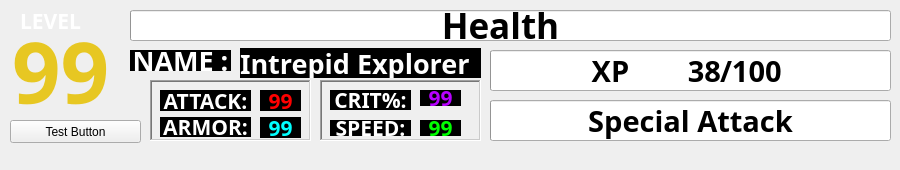
<?xml version="1.0" encoding="UTF-8"?>
<ui version="4.0">
 <class>StatChild</class>
 <widget class="QMdiSubWindow" name="StatChild">
  <property name="geometry">
   <rect>
    <x>0</x>
    <y>0</y>
    <width>900</width>
    <height>170</height>
   </rect>
  </property>
  <property name="sizePolicy">
   <sizepolicy hsizetype="Preferred" vsizetype="Preferred">
    <horstretch>0</horstretch>
    <verstretch>0</verstretch>
   </sizepolicy>
  </property>
  <property name="minimumSize">
   <size>
    <width>900</width>
    <height>170</height>
   </size>
  </property>
  <property name="maximumSize">
   <size>
    <width>900</width>
    <height>170</height>
   </size>
  </property>
  <property name="focusPolicy">
   <enum>Qt::ClickFocus</enum>
  </property>
  <property name="windowTitle">
   <string/>
  </property>
  <property name="autoFillBackground">
   <bool>false</bool>
  </property>
  <property name="animated" stdset="0">
   <bool>false</bool>
  </property>
  <property name="documentMode" stdset="0">
   <bool>false</bool>
  </property>
  <property name="unifiedTitleAndToolBarOnMac" stdset="0">
   <bool>false</bool>
  </property>
  <widget class="QWidget" name="centralWidget" native="true">
   <property name="geometry">
    <rect>
     <x>0</x>
     <y>0</y>
     <width>900</width>
     <height>150</height>
    </rect>
   </property>
   <property name="sizePolicy">
    <sizepolicy hsizetype="Fixed" vsizetype="Fixed">
     <horstretch>0</horstretch>
     <verstretch>0</verstretch>
    </sizepolicy>
   </property>
   <widget class="QLabel" name="xpLabel">
    <property name="geometry">
     <rect>
      <x>570</x>
      <y>50</y>
      <width>81</width>
      <height>41</height>
     </rect>
    </property>
    <property name="font">
     <font>
      <family>Adobe Arabic</family>
      <pointsize>22</pointsize>
      <weight>75</weight>
      <bold>true</bold>
     </font>
    </property>
    <property name="text">
     <string>XP</string>
    </property>
    <property name="alignment">
     <set>Qt::AlignCenter</set>
    </property>
   </widget>
   <widget class="QProgressBar" name="healthBar">
    <property name="geometry">
     <rect>
      <x>130</x>
      <y>10</y>
      <width>761</width>
      <height>31</height>
     </rect>
    </property>
    <property name="sizePolicy">
     <sizepolicy hsizetype="Fixed" vsizetype="Fixed">
      <horstretch>0</horstretch>
      <verstretch>0</verstretch>
     </sizepolicy>
    </property>
    <property name="value">
     <number>0</number>
    </property>
    <property name="textVisible">
     <bool>false</bool>
    </property>
   </widget>
   <widget class="QFrame" name="attackArmorFrame">
    <property name="geometry">
     <rect>
      <x>150</x>
      <y>80</y>
      <width>161</width>
      <height>61</height>
     </rect>
    </property>
    <property name="styleSheet">
     <string notr="true"/>
    </property>
    <property name="frameShape">
     <enum>QFrame::WinPanel</enum>
    </property>
    <property name="frameShadow">
     <enum>QFrame::Sunken</enum>
    </property>
    <property name="lineWidth">
     <number>0</number>
    </property>
    <property name="midLineWidth">
     <number>0</number>
    </property>
    <widget class="QLabel" name="attackLabel">
     <property name="geometry">
      <rect>
       <x>10</x>
       <y>10</y>
       <width>91</width>
       <height>21</height>
      </rect>
     </property>
     <property name="font">
      <font>
       <family>Adobe Arabic</family>
       <pointsize>16</pointsize>
       <weight>75</weight>
       <bold>true</bold>
      </font>
     </property>
     <property name="styleSheet">
      <string notr="true">background-color: rgb(0, 0, 0);
color: rgb(255, 255, 255);</string>
     </property>
     <property name="text">
      <string>ATTACK:</string>
     </property>
     <property name="alignment">
      <set>Qt::AlignCenter</set>
     </property>
    </widget>
    <widget class="QLabel" name="armorLabel">
     <property name="geometry">
      <rect>
       <x>10</x>
       <y>37</y>
       <width>91</width>
       <height>20</height>
      </rect>
     </property>
     <property name="font">
      <font>
       <family>Adobe Arabic</family>
       <pointsize>16</pointsize>
       <weight>75</weight>
       <bold>true</bold>
      </font>
     </property>
     <property name="styleSheet">
      <string notr="true">background-color: rgb(0, 0, 0);
color: rgb(255, 255, 255);</string>
     </property>
     <property name="text">
      <string>ARMOR:</string>
     </property>
     <property name="alignment">
      <set>Qt::AlignCenter</set>
     </property>
    </widget>
    <widget class="QLabel" name="attackNumber">
     <property name="geometry">
      <rect>
       <x>110</x>
       <y>10</y>
       <width>41</width>
       <height>21</height>
      </rect>
     </property>
     <property name="font">
      <font>
       <family>Adobe Arabic</family>
       <pointsize>16</pointsize>
       <weight>75</weight>
       <bold>true</bold>
      </font>
     </property>
     <property name="styleSheet">
      <string notr="true">background-color: rgb(0, 0, 0);
color: rgb(255, 0, 0);</string>
     </property>
     <property name="text">
      <string>99</string>
     </property>
     <property name="alignment">
      <set>Qt::AlignCenter</set>
     </property>
    </widget>
    <widget class="QLabel" name="armorNumber">
     <property name="geometry">
      <rect>
       <x>110</x>
       <y>37</y>
       <width>41</width>
       <height>21</height>
      </rect>
     </property>
     <property name="font">
      <font>
       <family>Adobe Arabic</family>
       <pointsize>16</pointsize>
       <weight>75</weight>
       <bold>true</bold>
      </font>
     </property>
     <property name="styleSheet">
      <string notr="true">background-color: rgb(0, 0, 0);
color: rgb(0, 255, 255);</string>
     </property>
     <property name="text">
      <string>99</string>
     </property>
     <property name="alignment">
      <set>Qt::AlignCenter</set>
     </property>
    </widget>
   </widget>
   <widget class="QLabel" name="charName">
    <property name="geometry">
     <rect>
      <x>240</x>
      <y>48</y>
      <width>241</width>
      <height>30</height>
     </rect>
    </property>
    <property name="font">
     <font>
      <family>Adobe Arabic</family>
      <pointsize>20</pointsize>
      <weight>75</weight>
      <bold>true</bold>
     </font>
    </property>
    <property name="styleSheet">
     <string notr="true">background-color: rgb(0, 0, 0);
color: rgb(255, 255, 255);</string>
    </property>
    <property name="text">
     <string>Intrepid Explorer</string>
    </property>
    <property name="alignment">
     <set>Qt::AlignLeading|Qt::AlignLeft|Qt::AlignVCenter</set>
    </property>
   </widget>
   <widget class="QLabel" name="xpNextLvlNumber">
    <property name="geometry">
     <rect>
      <x>720</x>
      <y>50</y>
      <width>91</width>
      <height>41</height>
     </rect>
    </property>
    <property name="font">
     <font>
      <family>Adobe Arabic</family>
      <pointsize>22</pointsize>
      <weight>75</weight>
      <bold>true</bold>
     </font>
    </property>
    <property name="text">
     <string>/100</string>
    </property>
    <property name="alignment">
     <set>Qt::AlignLeading|Qt::AlignLeft|Qt::AlignVCenter</set>
    </property>
   </widget>
   <widget class="QFrame" name="critSpeedFrame">
    <property name="geometry">
     <rect>
      <x>320</x>
      <y>80</y>
      <width>161</width>
      <height>61</height>
     </rect>
    </property>
    <property name="styleSheet">
     <string notr="true"/>
    </property>
    <property name="frameShape">
     <enum>QFrame::WinPanel</enum>
    </property>
    <property name="frameShadow">
     <enum>QFrame::Sunken</enum>
    </property>
    <property name="lineWidth">
     <number>0</number>
    </property>
    <property name="midLineWidth">
     <number>0</number>
    </property>
    <widget class="QLabel" name="critLabel">
     <property name="geometry">
      <rect>
       <x>10</x>
       <y>10</y>
       <width>81</width>
       <height>20</height>
      </rect>
     </property>
     <property name="font">
      <font>
       <family>Adobe Arabic</family>
       <pointsize>16</pointsize>
       <weight>75</weight>
       <bold>true</bold>
      </font>
     </property>
     <property name="styleSheet">
      <string notr="true">background-color: rgb(0, 0, 0);
color: rgb(255, 255, 255);</string>
     </property>
     <property name="text">
      <string>CRIT%:</string>
     </property>
     <property name="alignment">
      <set>Qt::AlignCenter</set>
     </property>
    </widget>
    <widget class="QLabel" name="speedLabel">
     <property name="geometry">
      <rect>
       <x>10</x>
       <y>40</y>
       <width>81</width>
       <height>16</height>
      </rect>
     </property>
     <property name="font">
      <font>
       <family>Adobe Arabic</family>
       <pointsize>16</pointsize>
       <weight>75</weight>
       <bold>true</bold>
      </font>
     </property>
     <property name="styleSheet">
      <string notr="true">background-color: rgb(0, 0, 0);
color: rgb(255, 255, 255);</string>
     </property>
     <property name="text">
      <string>SPEED:</string>
     </property>
     <property name="alignment">
      <set>Qt::AlignCenter</set>
     </property>
    </widget>
    <widget class="QLabel" name="critNumber">
     <property name="geometry">
      <rect>
       <x>100</x>
       <y>10</y>
       <width>41</width>
       <height>16</height>
      </rect>
     </property>
     <property name="font">
      <font>
       <family>Adobe Arabic</family>
       <pointsize>16</pointsize>
       <weight>75</weight>
       <bold>true</bold>
      </font>
     </property>
     <property name="styleSheet">
      <string notr="true">background-color: rgb(0, 0, 0);
color: rgb(183, 1, 255);</string>
     </property>
     <property name="text">
      <string>99</string>
     </property>
     <property name="alignment">
      <set>Qt::AlignCenter</set>
     </property>
    </widget>
    <widget class="QLabel" name="speedNumber">
     <property name="geometry">
      <rect>
       <x>100</x>
       <y>40</y>
       <width>41</width>
       <height>16</height>
      </rect>
     </property>
     <property name="font">
      <font>
       <family>Adobe Arabic</family>
       <pointsize>16</pointsize>
       <weight>75</weight>
       <bold>true</bold>
      </font>
     </property>
     <property name="styleSheet">
      <string notr="true">background-color: rgb(0, 0, 0);
color: rgb(0, 255, 0);</string>
     </property>
     <property name="text">
      <string>99</string>
     </property>
     <property name="alignment">
      <set>Qt::AlignCenter</set>
     </property>
    </widget>
   </widget>
   <widget class="QLabel" name="xpCurrentNumber">
    <property name="geometry">
     <rect>
      <x>640</x>
      <y>50</y>
      <width>81</width>
      <height>41</height>
     </rect>
    </property>
    <property name="font">
     <font>
      <family>Adobe Arabic</family>
      <pointsize>22</pointsize>
      <weight>75</weight>
      <bold>true</bold>
     </font>
    </property>
    <property name="text">
     <string>38</string>
    </property>
    <property name="alignment">
     <set>Qt::AlignRight|Qt::AlignTrailing|Qt::AlignVCenter</set>
    </property>
   </widget>
   <widget class="QProgressBar" name="xpBar">
    <property name="geometry">
     <rect>
      <x>490</x>
      <y>50</y>
      <width>401</width>
      <height>41</height>
     </rect>
    </property>
    <property name="sizePolicy">
     <sizepolicy hsizetype="Fixed" vsizetype="Fixed">
      <horstretch>0</horstretch>
      <verstretch>0</verstretch>
     </sizepolicy>
    </property>
    <property name="accessibleName">
     <string/>
    </property>
    <property name="value">
     <number>0</number>
    </property>
    <property name="textVisible">
     <bool>false</bool>
    </property>
    <property name="textDirection">
     <enum>QProgressBar::TopToBottom</enum>
    </property>
   </widget>
   <widget class="QLabel" name="charNameLabel">
    <property name="geometry">
     <rect>
      <x>130</x>
      <y>50</y>
      <width>101</width>
      <height>21</height>
     </rect>
    </property>
    <property name="font">
     <font>
      <family>Adobe Arabic</family>
      <pointsize>20</pointsize>
      <weight>75</weight>
      <bold>true</bold>
     </font>
    </property>
    <property name="styleSheet">
     <string notr="true">background-color: rgb(0, 0, 0);
color: rgb(255, 255, 255);</string>
    </property>
    <property name="text">
     <string>NAME :</string>
    </property>
    <property name="alignment">
     <set>Qt::AlignCenter</set>
    </property>
   </widget>
   <widget class="QLabel" name="levelNumber">
    <property name="geometry">
     <rect>
      <x>10</x>
      <y>20</y>
      <width>101</width>
      <height>101</height>
     </rect>
    </property>
    <property name="font">
     <font>
      <family>Adobe Arabic</family>
      <pointsize>64</pointsize>
      <weight>75</weight>
      <bold>true</bold>
     </font>
    </property>
    <property name="styleSheet">
     <string notr="true">color: rgb(231, 199, 34);</string>
    </property>
    <property name="text">
     <string>99</string>
    </property>
    <property name="alignment">
     <set>Qt::AlignCenter</set>
    </property>
   </widget>
   <widget class="QLabel" name="healthLabel">
    <property name="geometry">
     <rect>
      <x>430</x>
      <y>10</y>
      <width>141</width>
      <height>31</height>
     </rect>
    </property>
    <property name="font">
     <font>
      <family>Adobe Arabic</family>
      <pointsize>26</pointsize>
      <weight>75</weight>
      <bold>true</bold>
     </font>
    </property>
    <property name="text">
     <string>Health</string>
    </property>
    <property name="alignment">
     <set>Qt::AlignCenter</set>
    </property>
   </widget>
   <widget class="QProgressBar" name="specialBar">
    <property name="geometry">
     <rect>
      <x>490</x>
      <y>100</y>
      <width>401</width>
      <height>41</height>
     </rect>
    </property>
    <property name="sizePolicy">
     <sizepolicy hsizetype="Fixed" vsizetype="Fixed">
      <horstretch>0</horstretch>
      <verstretch>0</verstretch>
     </sizepolicy>
    </property>
    <property name="accessibleName">
     <string/>
    </property>
    <property name="value">
     <number>0</number>
    </property>
    <property name="textVisible">
     <bool>false</bool>
    </property>
    <property name="textDirection">
     <enum>QProgressBar::TopToBottom</enum>
    </property>
   </widget>
   <widget class="QLabel" name="specialLabel">
    <property name="geometry">
     <rect>
      <x>490</x>
      <y>100</y>
      <width>401</width>
      <height>41</height>
     </rect>
    </property>
    <property name="font">
     <font>
      <family>Adobe Arabic</family>
      <pointsize>22</pointsize>
      <weight>75</weight>
      <bold>true</bold>
     </font>
    </property>
    <property name="text">
     <string>Special Attack</string>
    </property>
    <property name="alignment">
     <set>Qt::AlignCenter</set>
    </property>
   </widget>
   <widget class="QLabel" name="levelLabel">
    <property name="geometry">
     <rect>
      <x>20</x>
      <y>10</y>
      <width>61</width>
      <height>21</height>
     </rect>
    </property>
    <property name="font">
     <font>
      <family>Adobe Arabic</family>
      <pointsize>16</pointsize>
      <weight>75</weight>
      <bold>true</bold>
     </font>
    </property>
    <property name="styleSheet">
     <string notr="true">color: rgb(255, 255, 255);</string>
    </property>
    <property name="text">
     <string>LEVEL</string>
    </property>
    <property name="alignment">
     <set>Qt::AlignCenter</set>
    </property>
   </widget>
   <widget class="QPushButton" name="pushButton">
    <property name="geometry">
     <rect>
      <x>10</x>
      <y>120</y>
      <width>131</width>
      <height>23</height>
     </rect>
    </property>
    <property name="text">
     <string>Test Button</string>
    </property>
   </widget>
   <zorder>healthBar</zorder>
   <zorder>attackArmorFrame</zorder>
   <zorder>charName</zorder>
   <zorder>critSpeedFrame</zorder>
   <zorder>xpBar</zorder>
   <zorder>charNameLabel</zorder>
   <zorder>levelNumber</zorder>
   <zorder>healthLabel</zorder>
   <zorder>xpCurrentNumber</zorder>
   <zorder>xpLabel</zorder>
   <zorder>xpNextLvlNumber</zorder>
   <zorder>specialBar</zorder>
   <zorder>specialLabel</zorder>
   <zorder>levelLabel</zorder>
   <zorder>pushButton</zorder>
  </widget>
 </widget>
 <layoutdefault spacing="6" margin="11"/>
 <customwidgets>
  <customwidget>
   <class>QMdiSubWindow</class>
   <extends>QWidget</extends>
   <header>qmdisubwindow.h</header>
   <container>1</container>
  </customwidget>
 </customwidgets>
 <resources/>
 <connections/>
</ui>
